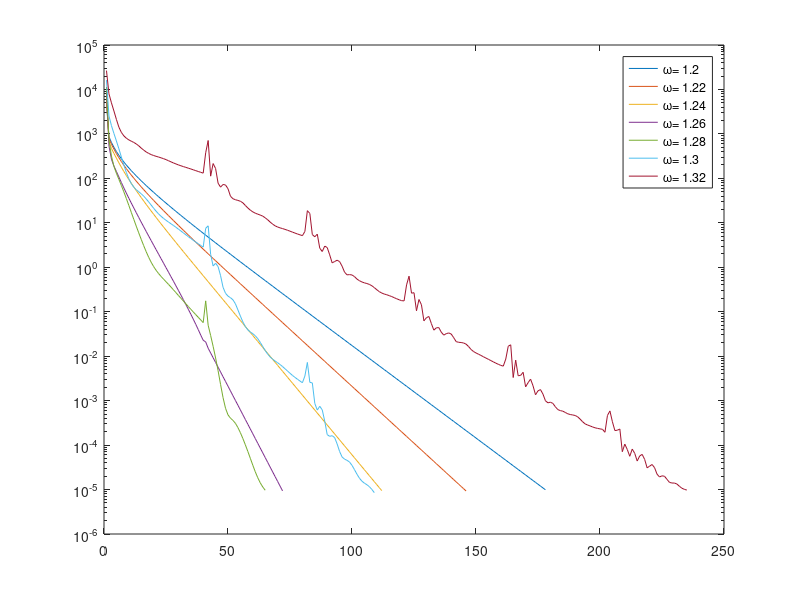
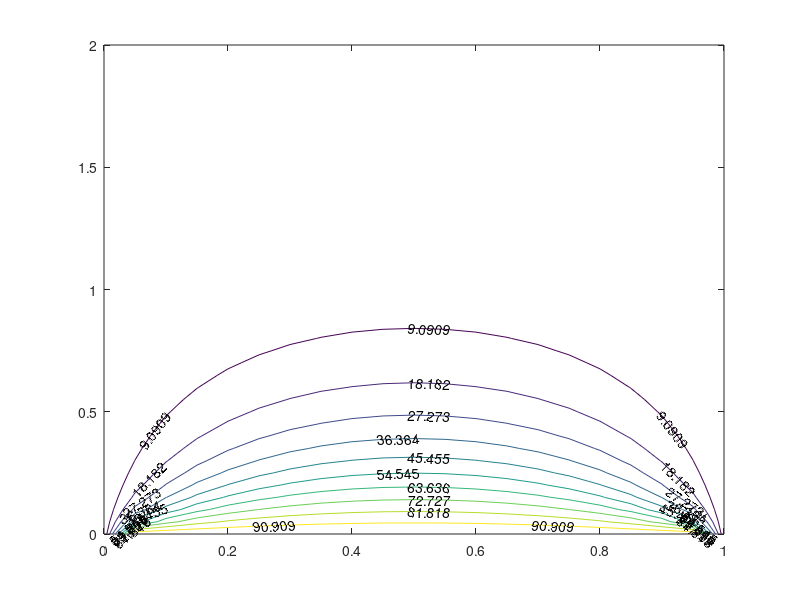
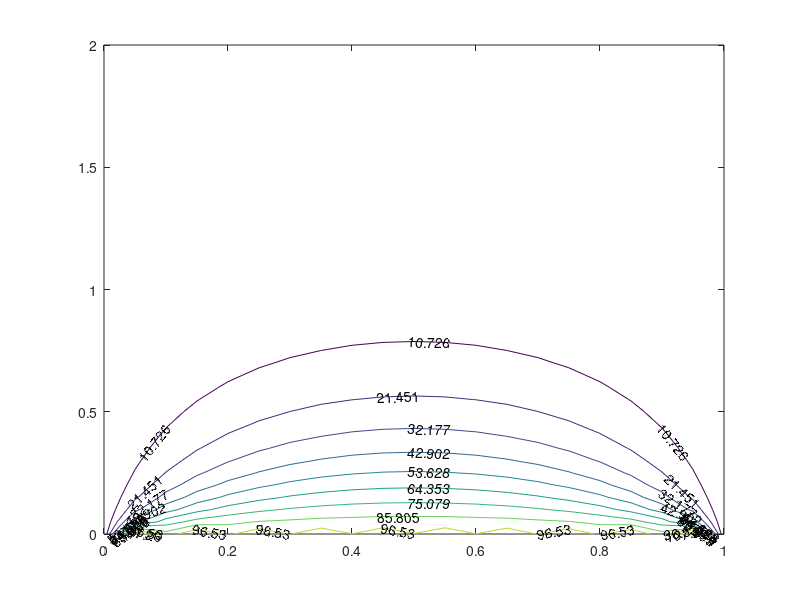
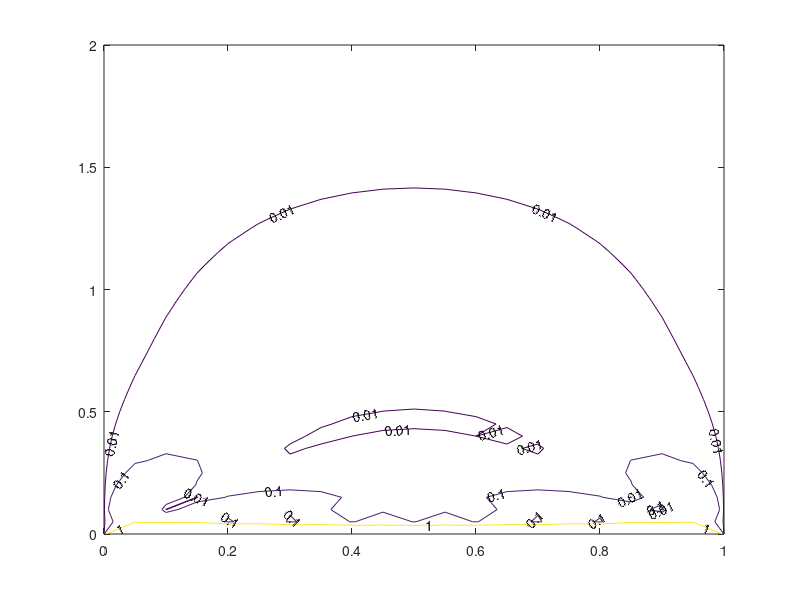

Here is the MATLAB script that generated these plots, in order:
% PSOR and LSOR for Laplace's PDE in 2d  with fixed BC

clear all
%1 is for PSOR (omega=1 becomes PGS)
%2 is for  LSOR 

method =2;

maxiter=1000;
convergence=1.e-5;

Length=1;
Height=2;
dx=0.05;
dy= 0.05;
beta=dx/dy;
nx=Length/dx +1;
ny=Height/dy + 1;

for i=1:nx
for j=1:ny
    x(i,j)=dx*(i-1);
    y(i,j)=dy*(j-1);
end
end


if method==1
for kom=1:6
omega(kom)=kom*0.3 

%Implement Bounday Conditions

u_old(1:nx,1)=100;
u_old(1:nx,ny)=0;
u_old(1,1:ny)=0;
u_old(nx,1:ny)=0;
u_new(1:nx,1)=100;
u_new(1:nx,ny)=0;
u_new(1,1:ny)=0;
u_new(nx,1:ny)=0;

%Initial guess
for i=2:nx-1
    for j=2:ny-1
        u_old(i,j)=0;
        u_new(i,j)=0;
        
    end
end

n=1;
sum_error=1.e6;
iter(kom,1)=1;
  while sum_error>convergence
    sum_error=0;
    for j = 2:(ny-1)
        for i=2:(nx-1)
            xx=u_old(i+1,j)+u_new(i-1,j)+beta^2*u_old(i,j+1)+beta^2*u_new(i,j-1)-2*(1+beta^2)*u_old(i,j);     
            u_new(i,j)=u_old(i,j) +(omega(kom)/(2*(1+beta^2))) *xx;
            sum_error = sum_error + abs(u_new(i,j)-u_old(i,j));
            u_old(i,j)=u_new(i,j);
        end
    end
    error(kom,n)=sum_error;
    iter(kom,n)=n;
    n=n+1;
  end
end
save('runhmw5','omega')
appendedstring1=['\omega= ',num2str(omega(1)),''];
appendedstring2=['\omega= ',num2str(omega(2)),''];
appendedstring3=['\omega= ',num2str(omega(3)),''];
appendedstring4=['\omega= ',num2str(omega(4)),''];
appendedstring5=['\omega= ',num2str(omega(5)),''];
appendedstring6=['\omega= ',num2str(omega(6)),''];

subplot(2,2,1),semilogy(iter(1,:),error(1,:),iter(2,:),error(2,:),iter(3,:),error(3,:),iter(4,:),error(4,:),iter(5,:),error(5,:),iter(6,:),error(6,:))
legend(appendedstring1,appendedstring2,appendedstring3,appendedstring4,appendedstring5,appendedstring6)
title('Convergence History')
xlabel('Number of Iterations')
ylabel('Error')

%Plot the solution with the last Omega

subplot(2,2,2),[cs,h]=contour(x,y,u_new);
clabel(cs,h);
title('Numerical Solution')
xlabel('X(m)')
ylabel('Y(m)')

%calculates the analytical solution and the solution error using the last numerical solution
for i=1:nx
for j=1:ny
    u_ana(i,j)=0;
    for n=1:20
        u_ana(i,j)= u_ana(i,j)+(1-(-1)^n)*(sinh(n*pi*(Height-y(i,j))/Length)/sinh(n*pi*Height/Length))*(sin(n*pi*x(i,j)/Length))/(n*pi);
    end
    u_ana(i,j)=100*2*u_ana(i,j);
 sol_error(i,j)=abs(u_ana(i,j)-u_new(i,j));
end
end

subplot(2,2,3),[cs,h]=contour(x,y,u_ana);
clabel(cs,h);
title('Analytical Solution')
xlabel('X(m)')
ylabel('Y(m)')

z(1)=1.;
z(2)=0.1;
z(3)=0.01;
subplot(2,2,4),[cs,h]=contour(x,y,sol_error,z);
clabel(cs,h);
title('Error')

end

if method==2
    
  for kom=1:7
    omega(kom)=1.18+kom*0.02

%Implement Boundary Conditions

u_old(1:nx,1)=100;
u_old(1:nx,ny)=0;
u_old(1,1:ny)=0;
u_old(nx,1:ny)=0;
u_new(1:nx,1)=100;
u_new(1:nx,ny)=0;
u_new(1,1:ny)=0;
u_new(nx,1:ny)=0;

%Initial guess
for i=2:nx-1
    for j=2:ny-1
        u_old(i,j)=0;
        u_new(i,j)=0;
        
    end
end

n=1;
sum_error=1.e6;
iter(kom,1)=1;
  while sum_error>convergence  
      sum_error=0;

   for j=2:ny-1
       %form the Tridiagonal matrix for the nx-2 inner grid points
       at=omega(kom);
      bt=-2*(1+beta^2);
      ct=omega(kom);
      e=ones(nx-2,1);
      T=spdiags([at*e,bt*e,ct*e],-1:1,nx-2,nx-2);
      %fill the rhs of the equation
      rhs(1,1)=-omega(kom)*u_new(1,j)-(1-omega(kom))*(2+2*beta^2)*u_old(2,j)-omega(kom)*beta^2*(u_old(2,j+1)+u_new(2,j-1));
      rhs(nx-2,1)=-omega(kom)*u_new(nx,j)-(1-omega(kom))*(2+2*beta^2)*u_old(nx-1,j)-omega(kom)*beta^2*(u_old(nx-1,j+1)+u_new(nx-1,j-1));
      
      for ii=2:nx-3
          rhs(ii,1)=-(1-omega(kom))*2*(1+beta^2)*u_old(ii+1,j)-omega(kom)*beta^2*(u_old(ii+1,j+1)+u_new(ii+1,j-1));
      end
      [L,U,P]=lu(T);
      sol=U\(L\(P'*rhs));
      for ii=1:nx-2
        u_new(ii+1,j)=sol(ii);
        sum_error = sum_error + abs(u_new(ii+1,j)-u_old(ii+1,j));
        u_old(ii+1,j)=u_new(ii+1,j);
      end
   end
   
   error(kom,n)=sum_error;
    iter(kom,n)=n;
    n=n+1;
  end
  end


appendedstring1=['\omega= ',num2str(omega(1)),''];
appendedstring2=['\omega= ',num2str(omega(2)),''];
appendedstring3=['\omega= ',num2str(omega(3)),''];
appendedstring4=['\omega= ',num2str(omega(4)),''];
appendedstring5=['\omega= ',num2str(omega(5)),''];
appendedstring6=['\omega= ',num2str(omega(6)),''];
appendedstring7=['\omega= ',num2str(omega(7)),''];

figure(1),semilogy(iter(1,:),error(1,:),iter(2,:),error(2,:),iter(3,:),error(3,:),iter(4,:),error(4,:),iter(5,:),error(5,:),iter(6,:),error(6,:),iter(7,:),error(7,:));
legend(appendedstring1,appendedstring2,appendedstring3,appendedstring4,appendedstring5,appendedstring6,appendedstring7);

%plot the solution. Note that u_new is obtained with Omega(7)

figure(2),[cs,h]=contour(x,y,u_new);
clabel(cs,h);

%calculates the analytical solution and the solution error using the last
%numerical solution as u_new

for i=1:nx
for j=1:ny
    u_ana(i,j)=0;
    for n=1:20
       u_ana(i,j)= u_ana(i,j)+(1-(-1)^n)*(sinh(n*pi*(Height-y(i,j)/Length))/sinh(n*pi*Height/Length))*(sin(n*pi*x(i,j)/Length))/(n*pi);
    end
    u_ana(i,j)=100*2*u_ana(i,j);
 sol_error(i,j)=abs(u_ana(i,j)-u_new(i,j));
end
end

figure(3),[cs,h]=contour(x,y,u_ana);
clabel(cs,h);

z(1)=1.;
z(2)=0.1;
z(3)=0.01;
figure(4),[cs,h]=contour(x,y,sol_error,z);
clabel(cs,h);

end


